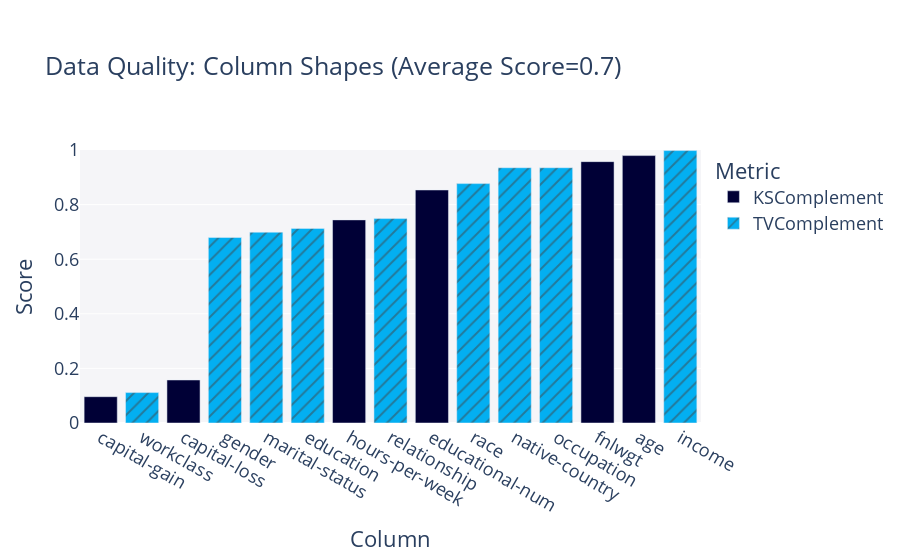

The code cell stored with this chart in its notebook:
### Code cell
# 20231103, Justyn: 需安裝 nbformat
report.get_visualization(property_name=report.get_properties().loc[0,'Property']).show()

### Figure 1 — Plotly figure (JSON) as saved in the notebook; plotly's stock layout.template omitted (floating-point values rounded to 4 significant figures)
{"data": [{"alignmentgroup": "True", "customdata": [["KSComplement"], ["KSComplement"], ["KSComplement"], ["KSComplement"], ["KSComplement"], ["KSComplement"]], "hovertemplate": "<b>%{hovertext}</b><br><br>Metric=%{customdata[0]}<br>Score=%{y}<extra></extra>", "hovertext": ["age", "fnlwgt", "educational-num", "capital-gain", "capital-loss", "hours-per-week"], "legendgroup": "KSComplement", "marker": {"color": "#000036", "pattern": {"shape": ""}}, "name": "KSComplement", "offsetgroup": "KSComplement", "orientation": "v", "showlegend": true, "textposition": "auto", "type": "bar", "x": ["age", "fnlwgt", "educational-num", "capital-gain", "capital-loss", "hours-per-week"], "xaxis": "x", "y": [0.9795, 0.9574, 0.8535, 0.09635, 0.1575, 0.744], "yaxis": "y"}, {"alignmentgroup": "True", "customdata": [["TVComplement"], ["TVComplement"], ["TVComplement"], ["TVComplement"], ["TVComplement"], ["TVComplement"], ["TVComplement"], ["TVComplement"], ["TVComplement"]], "hovertemplate": "<b>%{hovertext}</b><br><br>Metric=%{customdata[0]}<br>Score=%{y}<extra></extra>", "hovertext": ["workclass", "education", "marital-status", "occupation", "relationship", "race", "gender", "native-country", "income"], "legendgroup": "TVComplement", "marker": {"color": "#03AFF1", "pattern": {"shape": "/"}}, "name": "TVComplement", "offsetgroup": "TVComplement", "orientation": "v", "showlegend": true, "textposition": "auto", "type": "bar", "x": ["workclass", "education", "marital-status", "occupation", "relationship", "race", "gender", "native-country", "income"], "xaxis": "x", "y": [0.1114, 0.7129, 0.699, 0.9351, 0.7488, 0.8769, 0.6794, 0.9351, 0.9979], "yaxis": "y"}], "layout": {"barmode": "relative", "font": {"size": 18}, "legend": {"title": {"text": "Metric"}, "tracegroupgap": 0}, "margin": {"t": 150}, "plot_bgcolor": "#F5F5F8", "title": {"text": "Data Quality: Column Shapes (Average Score=0.7)"}, "xaxis": {"anchor": "y", "categoryorder": "total ascending", "domain": [0, 1], "title": {"text": "Column"}}, "yaxis": {"anchor": "x", "domain": [0, 1], "range": [0, 1], "title": {"text": "Score"}}}}
